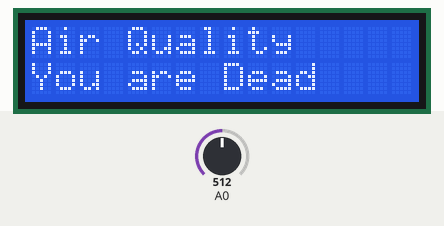
The sketch below on a simulated Arduino Uno, built with avr-gcc and run on an emulated ATmega328P. Shown: 16×2 character LCD. The inputs (shaded band) are chosen by the test bench; at power-on: A0 = 512. What the sketch prints to the serial monitor is not drawn.

Above: at 3.2 s.
3.3 s: A0 set to 214
6.0 s: A0 set to 187
At 6.7 s:
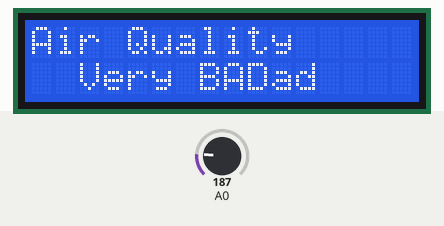
8.7 s: A0 set to 178
11.4 s: A0 set to 160
At 12.5 s:
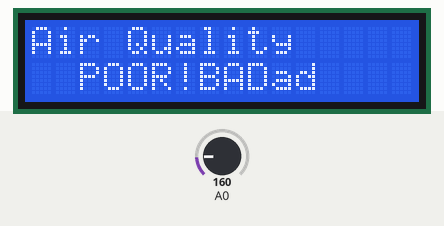
14.1 s: A0 set to 138
16.8 s: A0 set to 124
At 19.3 s:
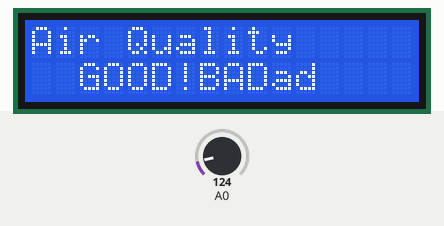
Timing chart, 0 to 20.7 s (numbered marks = the images above; inputs shaded):
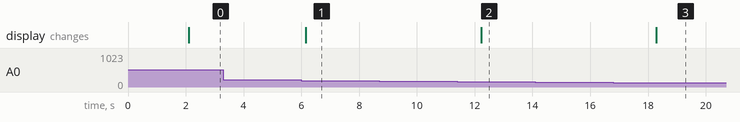

The sketch:

50_Air_quality_Using_gas_sensor.ino
```cpp
/*********************************************************
Project Title: Air Quality Using Gas Sensor
Organisation: Soham Academy Of Human Excellence
Website: https://ria.sohamacademy.org/
*********************************************************/
#include <Wire.h>
#include <LiquidCrystal_I2C.h>
#define LCD_I2C_ADDRESS 0x27
#define LCD_DISP_COLS   16
#define LCD_DISP_ROWS   2
LiquidCrystal_I2C lcd( LCD_I2C_ADDRESS, LCD_DISP_COLS, LCD_DISP_ROWS );

int gasLevel = 0;
String quality ="";

void air_sensor()
{
  gasLevel = analogRead(A0);
  Serial.println(gasLevel);
  lcd.setCursor (0,0);
lcd.print("Air Quality  ");
lcd.setCursor (0,1);
  if(gasLevel<= 130){
    lcd.print("  GOOD!");
  }
  else if (gasLevel >130 && gasLevel<= 170){
    lcd.print("  POOR!");
  }
  else if (gasLevel >170 && gasLevel<= 200){
    lcd.print("  Very BAD");
  }
  else if (gasLevel >200 && gasLevel<= 350){
    lcd.print("You are Dead");
  }
  else if (gasLevel> 350 ){
      lcd.print("You are Dead");
}
else {
  lcd.print("Good");
}

lcd.print(quality);
delay(2000);
}


void setup() {
  Serial.begin(9600);
  lcd.begin();
  lcd.backlight();
  lcd.setCursor (0,0);
  lcd.print("AIR QUALITY");
  lcd.setCursor (0,1);
  lcd.print("MONITOR");
  delay(2000);
  lcd.clear();
}

void loop() {
air_sensor();
}
```

Measured:
- the behaviour switches between 201 and 200 on A0 (found by bisection; images 0 and 1)
- the behaviour switches between 171 and 170 on A0 (found by bisection; images 1 and 2)
- the behaviour switches between 131 and 130 on A0 (found by bisection; images 2 and 3)
- after the input at 3.3 s, every drawn part: stays the same
- after the input at 6.0 s, the display: changes after 0.16 s (image 1)
- after the input at 8.7 s, every drawn part: stays the same
- after the input at 11.4 s, the display: changes after 0.82 s (image 2)
- after the input at 14.1 s, every drawn part: stays the same
- after the input at 16.8 s, the display: changes after 1.5 s (image 3)
